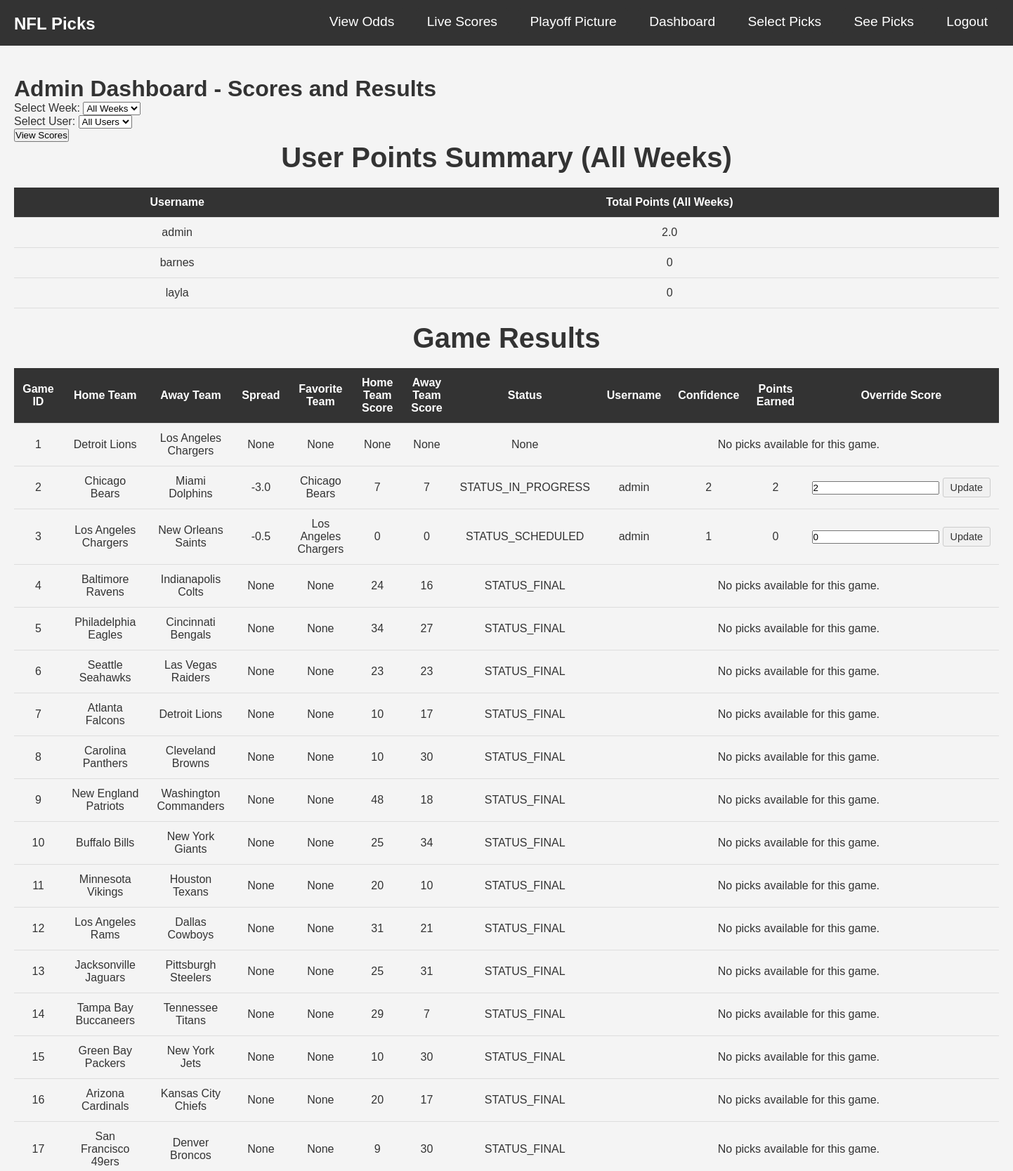
Screenshot of /admin/admin_scores (signed in, upper part) with the database file from the repository.
### Football_Project/models.py (models this page shows, shortened)
class User(db.Model, UserMixin):
    id = db.Column(db.Integer, primary_key=True)
    username = db.Column(db.String(150), nullable=False, unique=True)
    full_name = db.Column(db.String(150))
    email = db.Column(db.String(150), unique=True)
    phone = db.Column(db.String(20))
    favorite_team = db.Column(db.String(50))
    password = db.Column(db.String(200), nullable=False)
    is_admin = db.Column(db.Boolean, default=False)
    scores = db.relationship(
        'UserScore',
        backref='user',
        lazy=True,
        cascade='all, delete-orphan'
    )
    picks = db.relationship('Pick', backref='user', lazy=True, cascade='all, delete-orphan')
    scores = db.relationship('UserScore', backref='user', lazy=True, cascade='all, delete-orphan')

class Game(db.Model):
    id = db.Column(db.Integer, primary_key=True)
    game_id = db.Column(db.String(50), unique=True, nullable=False)
    home_team = db.Column(db.String(50), nullable=False)
    away_team = db.Column(db.String(50), nullable=False)
    spread = db.Column(db.Float, nullable=True)
    favorite_team = db.Column(db.String(50), nullable=True)
    commence_time_mt = db.Column(DateTime(timezone=True), nullable=True)  # store MT tz-aware
    home_team_score = db.Column(db.Integer, nullable=True)
    away_team_score = db.Column(db.Integer, nullable=True)
    saved_at = db.Column(db.DateTime, default=datetime.utcnow)
    status = db.Column(db.String(50), nullable=True)
    week = db.Column(db.Integer, nullable=False)
    picks = db.relationship('Pick', backref='game', lazy=True)

### Football_Project/admin/routes.py (the view)
@admin_bp.route('/admin_scores', methods=['GET'])
@login_required
def admin_scores():
    if not current_user.is_admin:
        flash("You do not have permission to access this page.", "danger")
        return redirect(url_for('index'))
    selected_week = request.args.get('week', 'all')
    try:
        if selected_week != 'all':
            selected_week = int(selected_week)
    except ValueError:
        flash("Invalid week selected.", "danger")
        return redirect(url_for('admin.admin_dashboard'))
    selected_user = request.args.get('user', 'all')
    try:
        if selected_user != 'all':
            selected_user = int(selected_user)
    except ValueError:
        flash("Invalid user selected.", "danger")
        return redirect(url_for('admin.admin_dashboard'))
    all_users = User.query.order_by(User.username).all()
    user_totals = {user.username: 0 for user in all_users}
    if selected_week == 'all':
        user_scores = db.session.query(UserScore.user_id, db.func.sum(UserScore.score).label('total_score')) \
                                .group_by(UserScore.user_id).all()
    else:
        user_scores = UserScore.query.filter_by(week=selected_week).all()
    for score in user_scores:
        if selected_week == 'all':
            user_totals[User.query.get(score.user_id).username] = score.total_score
        else:
            user_totals[User.query.get(score.user_id).username] = score.score
    if selected_week == 'all':
        games = Game.query.order_by(Game.week).all()
    else:
        games = Game.query.filter_by(week=selected_week).all()
    if selected_week == 'all' and selected_user == 'all':
        picks = Pick.query.all()
    elif selected_week == 'all':
        picks = Pick.query.filter_by(user_id=selected_user).all()
    elif selected_user == 'all':
        picks = Pick.query.filter_by(week=selected_week).all()
    else:
        picks = Pick.query.filter_by(week=selected_week, user_id=selected_user).all()
    game_picks = []
    for game in games:
        game_data = {
            'game_id': game.id,
            'home_team': game.home_team,
            'away_team': game.away_team,
            'spread': game.spread,
            'favorite_team': game.favorite_team,
            'home_team_score': game.home_team_score,
            'away_team_score': game.away_team_score,
            'status': game.status,
            'picks': []
        }
        for pick in picks:
            if pick.game_id == game.id:
                points_earned = pick.points_earned  # Assuming points are calculated and stored
                game_data['picks'].append({
                    'username': pick.user.username,
                    'confidence': pick.confidence,
                    'points_earned': points_earned,
                    'user_id': pick.user_id
                })
        game_picks.append(game_data)
    weeks = db.session.query(Game.week).distinct().order_by(Game.week).all()
    weeks = [week[0] for week in weeks]
    return render_template(
        'admin_scores.html',
        game_picks=game_picks,  # Pass the game_picks data for detailed display
        user_totals=user_totals,  # Pass user totals for summary
        selected_week=selected_week,
        weeks=weeks,
        selected_user=selected_user,
        users=all_users
    )

### Football_Project/admin/routes.py (called while the page is built)
@admin_bp.before_request
def before_request():
    if not current_user.is_authenticated:
        return redirect(url_for('auth.login'))  # Redirect to login if not authenticated
    if not current_user.is_admin:
        return redirect(url_for('main.index'))  # Redirect to home page if not an admin

### Football_Project/templates/admin_scores.html (shortened to what this page needs)
{% extends "base.html" %}
{% block content %}
<h1>Admin Dashboard - Scores and Results</h1>
<form action="{{ url_for('admin.admin_scores') }}" method="get">
    <div>
        <label for="week">Select Week:</label>
        <select name="week" id="week">
            <option value="all" {% if selected_week == 'all' %}selected{% endif %}>All Weeks</option>
        </select>
    </div>
    <div>
        <label for="user">Select User:</label>
        <select name="user" id="user">
            <option value="all" {% if selected_user == 'all' %}selected{% endif %}>All Users</option>
        </select>
    </div>
    <div class="mt-4">
        <button type="submit" class="bg-blue-500 hover:bg-blue-600 text-white font-bold py-2 px-4 rounded">
            View Scores
        </button>
    </div>
</form>
<h2 class="mt-6">User Points Summary {% if selected_week != 'all' %} for Week {{ selected_week }}{% else %} (All Weeks){% endif %}</h2>
<table class="min-w-full bg-white">
    <thead>
        <tr>
            <th class="px-4 py-2">Username</th>
            <th class="px-4 py-2">Total Points{% if selected_week != 'all' %} (Week {{ selected_week }}){% else %} (All Weeks){% endif %}</th>
        </tr>
    </thead>
    <tbody>
        {% for username, total_points in user_totals.items() %}
        <tr>
            <td class="border px-4 py-2">{{ username }}</td>
            <td class="border px-4 py-2">{{ total_points }}</td>
        </tr>
        {% endfor %}
    </tbody>
</table>
{% if game_picks %}
<h2 class="mt-6">Game Results{% if selected_week != 'all' %} for Week {{ selected_week }}{% endif %}</h2>
<table class="min-w-full bg-white">
    <thead>
        <tr>
            <th>Game ID</th>
            <th>Home Team</th>
            <th>Away Team</th>
            <th>Spread</th>
            <th>Favorite Team</th>
            <th>Home Team Score</th>
            <th>Away Team Score</th>
            <th>Status</th>
            <th>Username</th>
            <th>Confidence</th>
            <th>Points Earned</th>
            <th>Override Score</th>
        </tr>
    </thead>
    <tbody>
        {% for game in game_picks %}
            {% if game.picks|length > 0 %}
                {% for pick in game.picks %}
                    <tr>
                        {% if loop.first %}
                            <td rowspan="{{ game.picks|length }}">{{ game.game_id }}</td>
                            <td rowspan="{{ game.picks|length }}">{{ game.home_team }}</td>
                            <td rowspan="{{ game.picks|length }}">{{ game.away_team }}</td>
                            <td rowspan="{{ game.picks|length }}">{{ game.spread }}</td>
                            <td rowspan="{{ game.picks|length }}">{{ game.favorite_team }}</td>
                            <td rowspan="{{ game.picks|length }}">{{ game.home_team_score }}</td>
                            <td rowspan="{{ game.picks|length }}">{{ game.away_team_score }}</td>
                            <td rowspan="{{ game.picks|length }}">{{ game.status }}</td>
                        {% endif %}
                        <td>{{ pick.username }}</td>
                        <td>{{ pick.confidence }}</td>
                        <td>{{ pick.points_earned }}</td>
                        <td>
                            <form action="{{ url_for('admin.admin_override_score') }}" method="POST" style="display: flex; align-items: center;">
                                <input type="number" name="new_score" value="{{ pick.points_earned }}" step="1" min="0" class="p-1 border border-gray-300 rounded mr-2">
                                <button type="submit" class="small-plain-button">
                                    Update
                                </button>
                            </form>
                        </td>
                    </tr>
                {% endfor %}
            {% else %}
                <tr>
                    <td>{{ game.game_id }}</td>
                    <td>{{ game.home_team }}</td>
                    <td>{{ game.away_team }}</td>
                    <td>{{ game.spread }}</td>
                    <td>{{ game.favorite_team }}</td>
                    <td>{{ game.home_team_score }}</td>
                    <td>{{ game.away_team_score }}</td>
                    <td>{{ game.status }}</td>
                    <td colspan="4">No picks available for this game.</td>
                </tr>
            {% endif %}
        {% endfor %}
    </tbody>
</table>
{% endif %}
{% endblock %}

### Football_Project/static/css/styles.css (style rules this page uses)
* { margin: 0; padding: 0; box-sizing: border-box; }
body { font-family: 'Arial', sans-serif; background-color: #f4f4f4; color: #333; padding: 10px; }
h2 { font-size: 2.5rem; font-weight: bold; text-align: center; color: #333; margin-bottom: 20px; }
table { width: 100%; border-collapse: collapse; table-layout: auto; margin-bottom: 20px; overflow-x: auto; }
th, td { padding: 12px; text-align: center; border-bottom: 1px solid #ddd; word-wrap: break-word; }
th { background-color: #333; color: white; font-weight: bold; }
body { font-family: Arial, sans-serif; background-color: #f4f4f4; margin: 0; padding: 0; display: flex; justify-content: center; align-items: center; flex-direction: column; }
body { padding-top: 88px; }

### Football_Project/templates/admin_scores.html (style rules this page uses)
.small-plain-button { background-color: #f1f1f1; color: #333; padding: 5px 10px; font-size: 0.9rem; border: 1px solid #ccc; border-radius: 3px; cursor: pointer; margin-left: 5px; }

### rows the page displays
User: username "admin", total_points "2.0", game_id "2", home_team_score "7", away_team_score "7", confidence "2", points_earned "2", new_score "2", game_id "3", home_team_score "0", away_team_score "0", confidence "1", points_earned "0", new_score "0"
User: username "barnes", is_admin "0"
User: username "layla", is_admin "0"
Game: game_id "1", home_team "Detroit Lions", away_team "Los Angeles Chargers", spread "None", favorite_team "None", home_team_score "None", away_team_score "None", status "None"
Game: home_team "Chicago Bears", away_team "Miami Dolphins", spread "-3.0", favorite_team "Chicago Bears", status "STATUS_IN_PROGRESS"
Game: home_team "Los Angeles Chargers", away_team "New Orleans Saints", spread "-0.5", favorite_team "Los Angeles Chargers", status "STATUS_SCHEDULED"
Game: game_id "4", home_team "Baltimore Ravens", away_team "Indianapolis Colts", spread "None", favorite_team "None", home_team_score "24", away_team_score "16", status "STATUS_FINAL"
Game: game_id "5", home_team "Philadelphia Eagles", away_team "Cincinnati Bengals", spread "None", favorite_team "None", home_team_score "34", away_team_score "27", status "STATUS_FINAL"
Game: game_id "6", home_team "Seattle Seahawks", away_team "Las Vegas Raiders", spread "None", favorite_team "None", home_team_score "23", away_team_score "23", status "STATUS_FINAL"
Game: game_id "7", home_team "Atlanta Falcons", away_team "Detroit Lions", spread "None", favorite_team "None", home_team_score "10", away_team_score "17", status "STATUS_FINAL"
Game: game_id "8", home_team "Carolina Panthers", away_team "Cleveland Browns", spread "None", favorite_team "None", home_team_score "10", away_team_score "30", status "STATUS_FINAL"
Game: game_id "9", home_team "New England Patriots", away_team "Washington Commanders", spread "None", favorite_team "None", home_team_score "48", away_team_score "18", status "STATUS_FINAL"
Game: game_id "10", home_team "Buffalo Bills", away_team "New York Giants", spread "None", favorite_team "None", home_team_score "25", away_team_score "34", status "STATUS_FINAL"
Game: game_id "11", home_team "Minnesota Vikings", away_team "Houston Texans", spread "None", favorite_team "None", home_team_score "20", away_team_score "10", status "STATUS_FINAL"
Game: game_id "12", home_team "Los Angeles Rams", away_team "Dallas Cowboys", spread "None", favorite_team "None", home_team_score "31", away_team_score "21", status "STATUS_FINAL"
Game: game_id "13", home_team "Jacksonville Jaguars", away_team "Pittsburgh Steelers", spread "None", favorite_team "None", home_team_score "25", away_team_score "31", status "STATUS_FINAL"
Game: game_id "14", home_team "Tampa Bay Buccaneers", away_team "Tennessee Titans", spread "None", favorite_team "None", home_team_score "29", away_team_score "7", status "STATUS_FINAL"
Game: game_id "15", home_team "Green Bay Packers", away_team "New York Jets", spread "None", favorite_team "None", home_team_score "10", away_team_score "30", status "STATUS_FINAL"
Game: game_id "16", home_team "Arizona Cardinals", away_team "Kansas City Chiefs", spread "None", favorite_team "None", home_team_score "20", away_team_score "17", status "STATUS_FINAL"
Game: game_id "17", home_team "San Francisco 49ers", away_team "Denver Broncos", spread "None", favorite_team "None", home_team_score "9", away_team_score "30", status "STATUS_FINAL"
